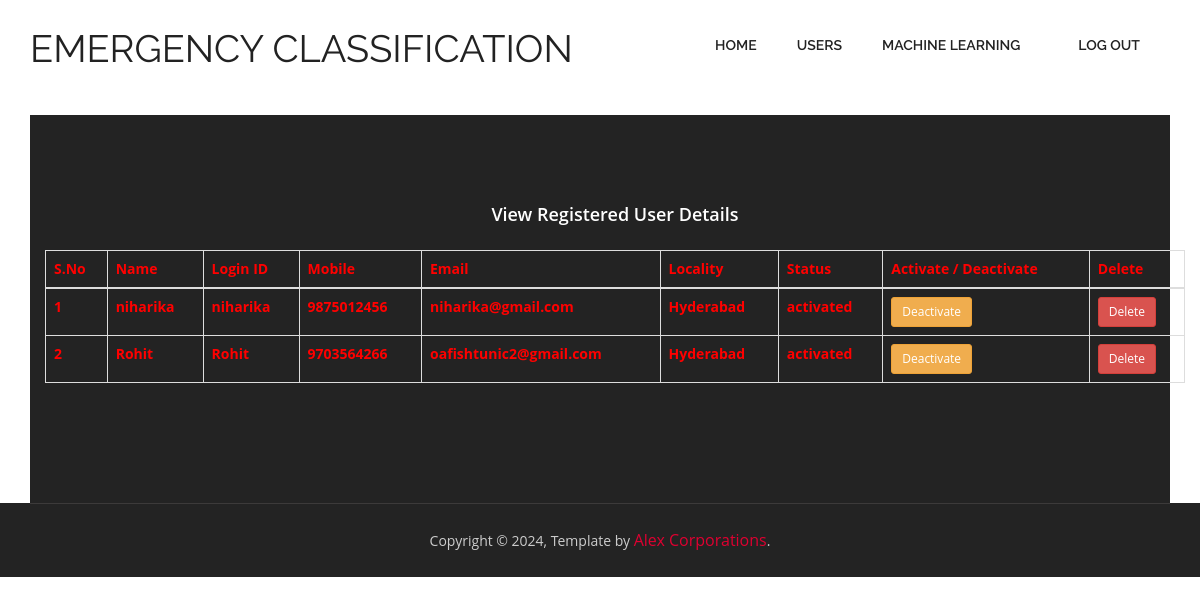
Page /ViewRegisteredUsers/ on the committed database.
### users/models.py (models this page shows, shortened)
class UserRegistrationModel(models.Model):
    name = models.CharField(max_length=100)
    loginid = models.CharField(unique=True, max_length=100)
    password = models.CharField(max_length=100)
    mobile = models.CharField(unique=True, max_length=100)
    email = models.CharField(unique=True, max_length=100)
    locality = models.CharField(max_length=100)
    address = models.CharField(max_length=1000)
    city = models.CharField(max_length=100)
    state = models.CharField(max_length=100)
    status = models.CharField(max_length=100)
    class Meta:
        db_table = 'UserRegistrations'

### admins/views.py (the view)
# urls.py: path("ViewRegisteredUsers/", admins.ViewRegisteredUsers, name="ViewRegisteredUsers"),
def ViewRegisteredUsers(request):
    data = UserRegistrationModel.objects.all()
    return render(request, 'admins/RegisteredUsers.html', {'data': data})

### assets/templates/admins/RegisteredUsers.html
{% extends 'admins/admin_base.html' %}
{% block contents %}
<section id="intro">
    <div class="container intro-text">
        <footer class="footer_wrapper" id="contact">
            <div class="container">
                <section class="page_section contact" id="contact">
                    <p>
                    <h3 align="center" style="color:white;">View Registered User Details</h3></p><br>
                    <table class="table table-bordered bg-light text-dark">
                        <thead>
                        <tr style="color:red;font-weight:bold;">
                            <th>S.No</th>
                            <th>Name</th>
                            <th>Login ID</th>
                            <th>Mobile</th>
                            <th>Email</th>
                            <th>Locality</th>
                            <th>Status</th>
                            <th>Activate / Deactivate</th>
                            <th>Delete</th>
                        </tr>
                        </thead>
                        <tbody>
                        {% for i in data %}
                        <tr style="color:red;font-weight:bold;">
                            <td>{{ forloop.counter }}</td>
                            <td>{{ i.name }}</td>
                            <td>{{ i.loginid }}</td>
                            <td>{{ i.mobile }}</td>
                            <td>{{ i.email }}</td>
                            <td>{{ i.locality }}</td>
                            <td>{{ i.status }}</td>
                            {% if i.status == 'waiting' %}
                                <td><a class="btn btn-success btn-sm" href="/AdminActivaUsers/?uid={{ i.id }}">Activate</a></td>
                            {% elif i.status == 'activated' %}
                                <td><a class="btn btn-warning btn-sm" href="/AdmindeActivaUsers/?uid={{ i.id }}">Deactivate</a></td>
                            {% endif %}
                            <td>
                                <a class="btn btn-danger btn-sm"
                                   href="/AdminDeleteUser/?uid={{ i.id }}"
                                   onclick="return confirm('Are you sure you want to delete this user?');">
                                   Delete
                                </a>
                            </td>
                        </tr>
                        {% endfor %}
                        </tbody>
                    </table>
                </section>
            </div>
        </footer>
    </div>
</section>
{% endblock %}

### assets/templates/admins/admin_base.html (shortened to what this page needs)
{% load static %}
<!doctype html>
<html>
<head>
    <link href="{%static 'css/bootstrap.min.css'%}" rel="stylesheet" type="text/css">
    <link href="{%static 'css/style.css'%}" rel="stylesheet" type="text/css">
    <link href="{%static 'css/font-awesome.css'%}" rel="stylesheet" type="text/css">
    <link href="{%static 'css/animate.css'%}" rel="stylesheet" type="text/css">
</head>
<body>
<header id="header_wrapper">
    <div class="container">
        <div class="header_box">
            <div class="logo"><a href="#"><h2>Emergency Classification</h2></a></div>
            <nav class="navbar navbar-inverse" role="navigation">
                <div id="main-nav" class="collapse navbar-collapse navStyle">
                    <ul class="nav navbar-nav" id="mainNav">
                        <li><a href="{%url 'AdminHome'%}">Home</a></li>
                        <li><a href="{%url 'ViewRegisteredUsers'%}">Users</a></li>
                        <li><a href="{%url 'adminResults'%}">Machine Learning</a></li>
                        <li><a href="{%url 'index'%}">Log out</a></li>
                    </ul>
                </div>
            </nav>
        </div>
    </div>
</header>
{%block contents%}{%endblock%}
<footer class="footer_wrapper" id="contact">
    <div class="container">
        <div class="footer_bottom"><span>Copyright © 2024,    Template by <a
                href="#">Alex Corporations</a>. </span></div>
    </div>
</footer>
</body>
</html>

### assets/static/css/style.css (style rules this page uses)
ul { list-style: none; }
a, a:hover, a:active { outline: 0px !important; }
body { background: #fff; font-family: 'Open Sans', sans-serif; font-size: 14px; font-weight: normal; color: #888888; margin: 0; }
h2 { font-size: 38px; color: #222222; font-family: 'Raleway', sans-serif; font-weight: normal; margin: 0px 0 25px 0; text-align: center; text-transform: uppercase; }
h3 { font-family: 'Open Sans', sans-serif; font-weight: 600; color: #222222; font-size: 18px; margin: 0 0 5px 0; }
p { line-height: 24px; margin: 0; }
#header_wrapper { background: #ffffff; padding: 20px 0px; }
.header_box { position: relative; }
.logo { float: left; margin-top: 8px; position: relative; z-index: 2; }
.navbar-inverse { background-color: transparent; border-color: transparent; }
.navbar { border: 0px solid #fff; min-height: 40px; margin-bottom: 0px; }
.navbar-inverse .navbar-nav > li > a { color: #222; }
.navStyle { float: right; }
.navStyle ul { list-style: none; padding: 0px; }
.navStyle ul li { display: inline-block; margin: 0 5px; }
.navStyle ul li:last-child { margin: 0 0 0 23px; }
.navStyle ul li a { display: block; font-size: 14px; color: #222222; font-family: 'Raleway', sans-serif; text-decoration: none; text-transform: uppercase; font-weight: 600; transition: all 0.2s ease-in-out; -moz-transition: all 0.2s ease-in-out; -webkit-transition: all 0.2s ease-in-out; }
.page_section.contact { padding: 90px 0 100px; }
.footer_wrapper { background: #232323; }
.footer_bottom { border-top: 1px solid #3C3A3A; padding: 25px 0; }
.footer_bottom span { display: block; font-size: 14px; color: #cccccc; text-align: center; }
.footer_bottom span a { display: inline-block; color: #df0031; font-size: 16px; transition: all 0.3s ease-in-out; -moz-transition: all 0.3s ease-in-out; -webkit-transition: all 0.3s ease-in-out; }

### rows in the picture
UserRegistrationModel: name "niharika", loginid "niharika", mobile "9875012456", email "niharika@gmail.com", locality "Hyderabad", status "activated"
UserRegistrationModel: name "Rohit", loginid "Rohit", mobile "9703564266", email "oafishtunic2@gmail.com", locality "Hyderabad", status "activated"
